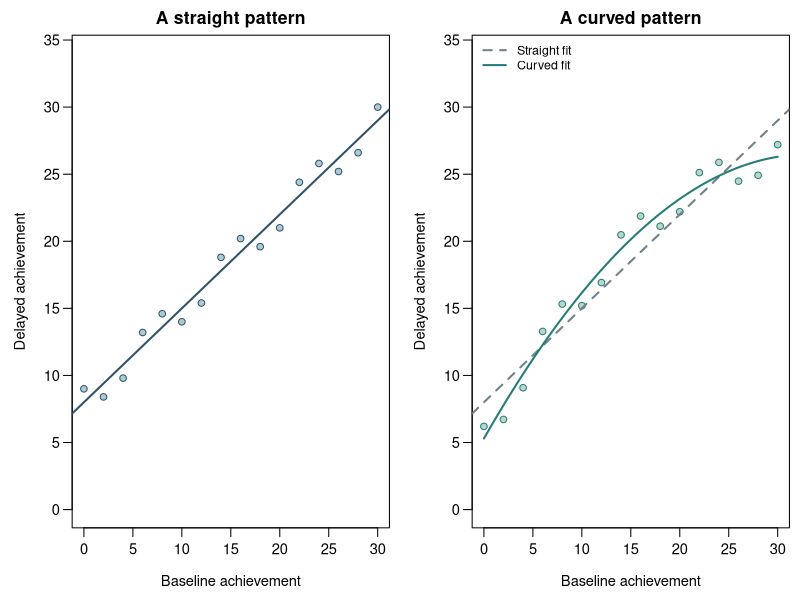
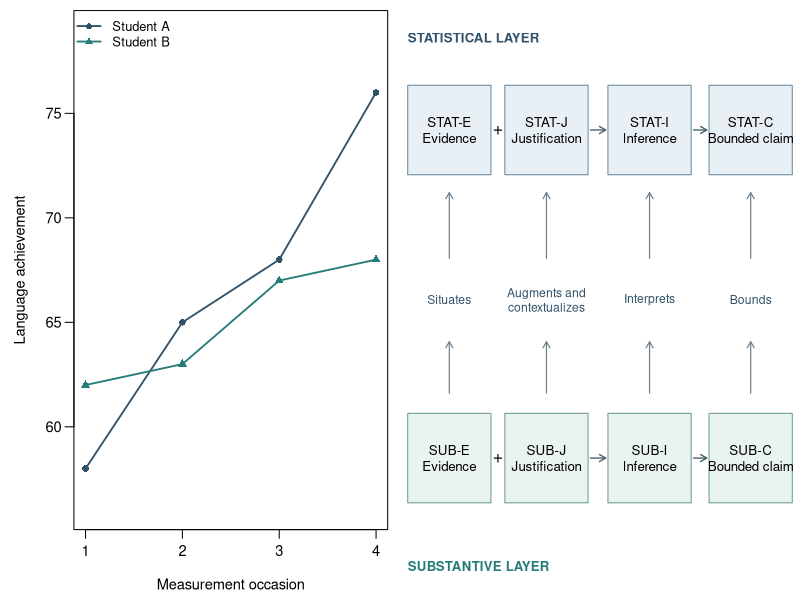
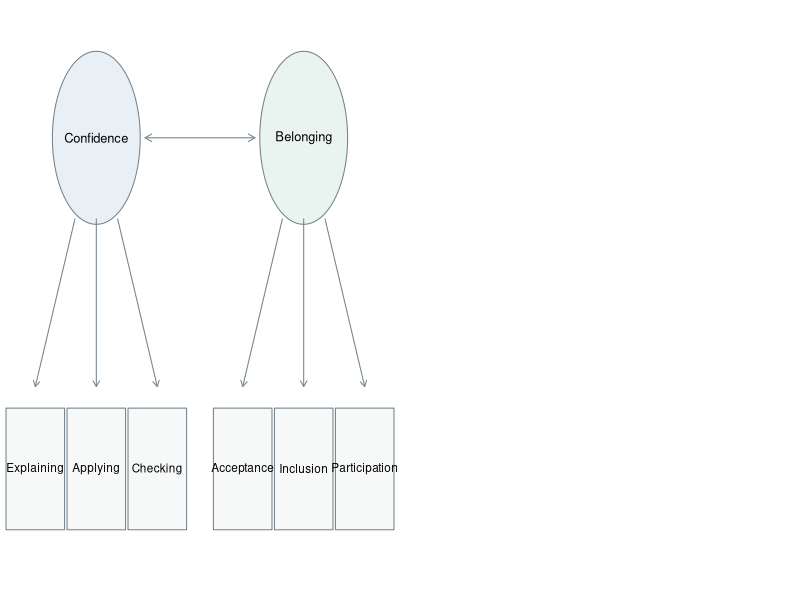

The R source for these figures, in order:
## ---- chunk 1
#| label: setup-journey
#| include: false
if (knitr::is_latex_output()) knitr::opts_chunk$set(dev = "cairo_pdf")

# Student outcomes (Realinho et al., 2022; UCI dataset 697, CC BY 4.0).
# realinho2022_students.csv keeps three source fields in the original row
# order; the refresh chunk below documents its derivation from the release.
students <- read.csv("realinho2022_students.csv", stringsAsFactors = FALSE)
stopifnot(identical(names(students), c("recorded_outcome", "admission_grade", "age")),
          nrow(students) == 4424L, !anyNA(students),
          identical(as.integer(table(students$recorded_outcome)), c(1421L, 794L, 2209L)),
          abs(sum(students$admission_grade) - 561751.2) < 1e-6,
          sum(students$age) == 102925L)
students$dropout <- as.integer(students$recorded_outcome == "Dropout")
# Simplified analysis: stratified 70% training split, one logistic rule,
# and a held-out comparison with the training-prevalence rule. The RNG
# kind is pinned so the split does not depend on session settings.
RNGkind("Mersenne-Twister", "Inversion", "Rejection")
set.seed(12345)
train_rows <- sort(c(
  sample(which(students$dropout == 0), floor(.70 * sum(students$dropout == 0))),
  sample(which(students$dropout == 1), floor(.70 * sum(students$dropout == 1)))
))
train <- students[train_rows, ]
test <- students[-train_rows, ]
record_counts <- function(x)
  table(factor(x$recorded_outcome, levels = c("Dropout", "Enrolled", "Graduate")))
student_counts <- rbind(full = record_counts(students),
                        training = record_counts(train), test = record_counts(test))
stopifnot(identical(as.integer(student_counts["training", ]), c(994L, 562L, 1540L)),
          identical(as.integer(student_counts["test", ]), c(427L, 232L, 669L)))
dropout_fit <- glm(dropout ~ admission_grade + age, data = train, family = binomial())
stopifnot(dropout_fit$converged)
dropout_probability <- predict(dropout_fit, newdata = test, type = "response")
brier <- c(logistic = mean((dropout_probability - test$dropout)^2),
           training_prevalence = mean((mean(train$dropout) - test$dropout)^2))
dropout_identified <- mean(dropout_probability[test$dropout == 1] >= .5)
stopifnot(abs(brier["logistic"] - .200011325828) < 1e-9,
          abs(brier["training_prevalence"] - .218150879563) < 1e-9,
          brier["logistic"] < brier["training_prevalence"],
          abs(dropout_identified - 73 / 427) < 1e-12, dropout_identified < .5)


## ---- chunk 2
#| label: fig-journey-feedback-pattern
#| echo: false
#| fig-cap: "Feedback-score patterns with the same fitted straight line. The left panel follows that line closely; on the right the same line, drawn dashed, misses a pattern that flattens at higher baseline scores, which the solid curve follows."
#| fig-alt: "Two panels plot delayed achievement against baseline achievement. The left scores follow a straight pattern and the right scores follow a flattening curve. Both have the same fitted straight line, delayed score equals eight plus zero point seven times baseline score, drawn solid on the left and dashed on the right beside a solid curved fit."
#| fig-width: 6.25
#| fig-height: 3.2
#| fig-pos: H
par(mfrow = c(1, 2), mar = c(4.1, 4.1, 2.0, .6),
    mgp = c(2.5, .7, 0), las = 1, cex = .88)
baseline_demo <- seq(0, 30, by = 2)
residual_demo <- rep(c(1, -1, -1, 1), 4)
straight_demo <- 8 + .7 * baseline_demo + residual_demo
curved_demo <- straight_demo - .02 *
  ((baseline_demo - 15)^2 - mean((baseline_demo - 15)^2))
straight_fit <- lm(straight_demo ~ baseline_demo)
curved_line <- lm(curved_demo ~ baseline_demo)
curve_fit <- lm(curved_demo ~ baseline_demo + I(baseline_demo^2))
stopifnot(max(abs(coef(straight_fit) - c(8, .7))) < 1e-10,
          max(abs(coef(curved_line) - c(8, .7))) < 1e-10,
          abs(mean(straight_demo) - mean(curved_demo)) < 1e-10)
plot(baseline_demo, straight_demo, pch = 21, bg = "#AECAD5",
     col = "#315269", xlab = "Baseline achievement",
     ylab = "Delayed achievement", main = "A straight pattern",
     xlim = c(0, 30), ylim = c(0, 34))
abline(straight_fit, col = "#315269", lwd = 2)
plot(baseline_demo, curved_demo, pch = 21, bg = "#B9D6CB",
     col = "#267C78", xlab = "Baseline achievement",
     ylab = "Delayed achievement", main = "A curved pattern",
     xlim = c(0, 30), ylim = c(0, 34))
abline(curved_line, col = "#71818C", lty = 2, lwd = 2)
baseline_grid <- data.frame(baseline_demo = seq(0, 30, length.out = 150))
lines(baseline_grid$baseline_demo, predict(curve_fit, baseline_grid),
      col = "#267C78", lwd = 2)
legend("topleft", c("Straight fit", "Curved fit"),
       lty = c(2, 1), lwd = 2, col = c("#71818C", "#267C78"),
       bty = "n", cex = .85)
## ---- chunk 3
#| label: fig-journey-growth
#| echo: false
#| fig-cap: "Two invented language-learning trajectories. Equally spaced assessment times allow uneven score changes; the lines join observations rather than represent a fitted growth model."
#| fig-alt: "At four equally spaced occasions, Student A scores 58, 65, 68, and 76, while Student B scores 62, 63, 67, and 68. Student A starts lower and gains more overall. Both trajectories have uneven interval gains. Points mark observed scores, joined by lines."
#| fig-width: 6.25
#| fig-height: 2.8
#| fig-pos: H
par(mar = c(4, 4.2, .6, .7), mgp = c(2.6, .7, 0), las = 1)
occasion <- 0:3
student_a <- c(58, 65, 68, 76)
student_b <- c(62, 63, 67, 68)
plot(occasion, student_a, type = "o", pch = 16, col = "#315269",
     lwd = 1.8, xaxt = "n", xlab = "Measurement occasion",
     ylab = "Language achievement", ylim = c(56, 79))
axis(1, at = occasion, labels = 1:4)
lines(occasion, student_b, type = "o", pch = 17,
      col = "#267C78", lwd = 1.8)
legend("topleft", c("Student A", "Student B"),
       col = c("#315269", "#267C78"), pch = c(16, 17),
       lty = 1, lwd = 1.8, bty = "n", cex = .88)
## ---- chunk 4
#| label: fig-journey-linked-argument
#| fig-cap: "One argument with linked layers: logical support and substantive meaning."
#| fig-alt: "Four boxes in the statistical layer are Evidence, Justification, Inference, and bounded Claim. Evidence plus Justification support Inference, which supports Claim. The substantive layer has the same structure. Upward links from the substantive to the statistical components are labeled situates, augments and contextualizes, interprets, and bounds. These links describe logical contributions, not a sequence of research stages."
#| fig-width: 6.25
#| fig-height: 3.5
#| fig-pos: H
par(mar = c(.1, .1, .1, .1), family = "sans")
plot.new()
plot.window(xlim = c(0, 10), ylim = c(0, 5), xaxs = "i", yaxs = "i")
centres <- c(1.2, 3.65, 6.25, 8.8)
left <- centres - 1.05
right <- centres + 1.05
labels <- c("Evidence", "Justification", "Inference", "Bounded claim")
text(.15, 4.7, "STATISTICAL LAYER", adj = 0, cex = .9,
     font = 2, col = "#315269")
text(.15, .27, "SUBSTANTIVE LAYER", adj = 0, cex = .9,
     font = 2, col = "#267C78")
for (j in 1:4) {
  rect(left[j], 3.55, right[j], 4.3, col = "#E9F0F5", border = "#688AA0")
  rect(left[j], .8, right[j], 1.55, col = "#E9F3F0", border = "#6D9D91")
  text(centres[j], 3.925, paste0("STAT-", c("E", "J", "I", "C")[j],
       "\n", labels[j]), cex = .91)
  text(centres[j], 1.175, paste0("SUB-", c("E", "J", "I", "C")[j],
       "\n", labels[j]), cex = .91)
  arrows(centres[j], 2.85, centres[j], 3.4, length = .07,
         col = "#71818C", lwd = 1.2)
  text(centres[j], 2.5, c("Situates", "Augments and\ncontextualizes",
       "Interprets", "Bounds")[j], cex = .83, col = "#315269")
  arrows(centres[j], 1.72, centres[j], 2.15, length = .07,
         col = "#71818C", lwd = 1.2)
}
for (height in c(3.925, 1.175)) {
  text((right[1] + left[2]) / 2, height, "+", cex = 1.15)
  arrows(right[2] + .06, height, left[3] - .06, height,
         length = .07, col = "#465B66", lwd = 1.3)
  arrows(right[3] + .06, height, left[4] - .06, height,
         length = .07, col = "#465B66", lwd = 1.3)
}
## ---- chunk 5
#| label: fig-journey-measurement-map
#| fig-cap: "A candidate measurement map for confidence and belonging. Arrows show proposed measurement relationships; the two-headed link represents a possible factor correlation. Indicator-specific variation is omitted from this sketch."
#| fig-alt: "A confidence factor points to explaining, applying, and checking indicators. A belonging factor points to acceptance, inclusion, and participation indicators. A two-headed link connects the factors. This is a proposed measurement map, not an estimated model."
#| fig-width: 6.25
#| fig-height: 1.25
#| fig-pos: H
par(mar = c(.15, .1, .15, .1), family = "sans")
plot.new()
plot.window(xlim = c(0, 6.5), ylim = c(0, 2.2), xaxs = "i", yaxs = "i")
angle <- seq(0, 2 * pi, length.out = 150)
for (k in 1:2) {
  centre <- c(1.55, 4.95)[k]
  polygon(centre + .72 * cos(angle), 1.7 + .32 * sin(angle),
          col = c("#E9F0F5", "#E9F3F0")[k], border = "#71818C")
  text(centre, 1.7, c("Confidence", "Belonging")[k], cex = .88)
  xs <- centre + c(-1.0, 0, 1.0)
  words <- list(c("Explaining", "Applying", "Checking"),
                c("Acceptance", "Inclusion", "Participation"))[[k]]
  for (j in 1:3) {
    arrows(centre + c(-.35, 0, .35)[j], 1.4, xs[j], .78,
           length = .065, col = "#71818C")
    rect(xs[j] - .48, .25, xs[j] + .48, .7,
         col = "#F7F8F8", border = "#71818C")
    text(xs[j], .475, words[j], cex = .80)
  }
}
arrows(2.35, 1.7, 4.15, 1.7, code = 3, length = .075, col = "#71818C")
